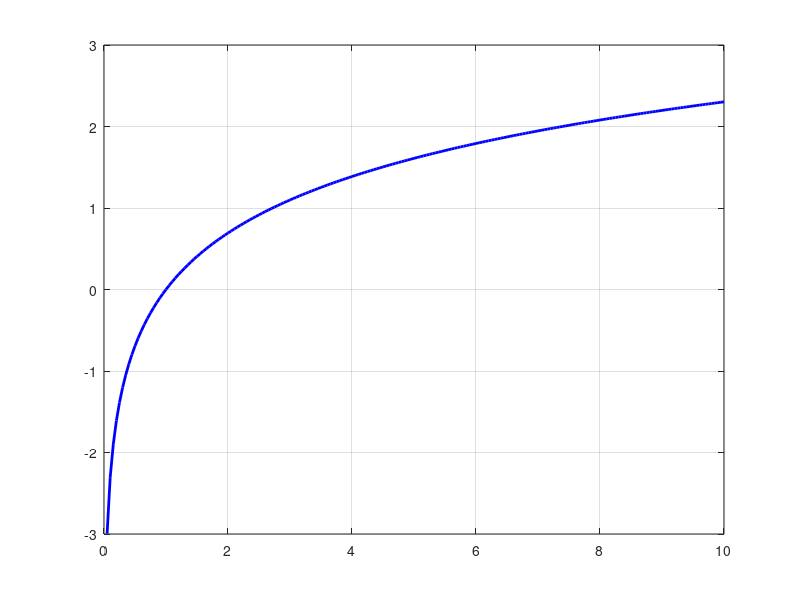

Write the MATLAB code that produced this figure. (Note: this script raises an error after producing the figure.)
clear ll;
clc;
close all;

%%
x = 0:0.05:10;
y = log(x);

figure();
plot(x, y, 'b-', 'LineWidth', 2.0);
grid on;


%%
syms z;
f(z)=taylor(log(z),z,'ExpansionPoint', 2, 'Order', 100);
yest = f(x);

hold on;
plot(x, yest, 'm.')

%%
legend('log', 'symbolic taylor expasion');
